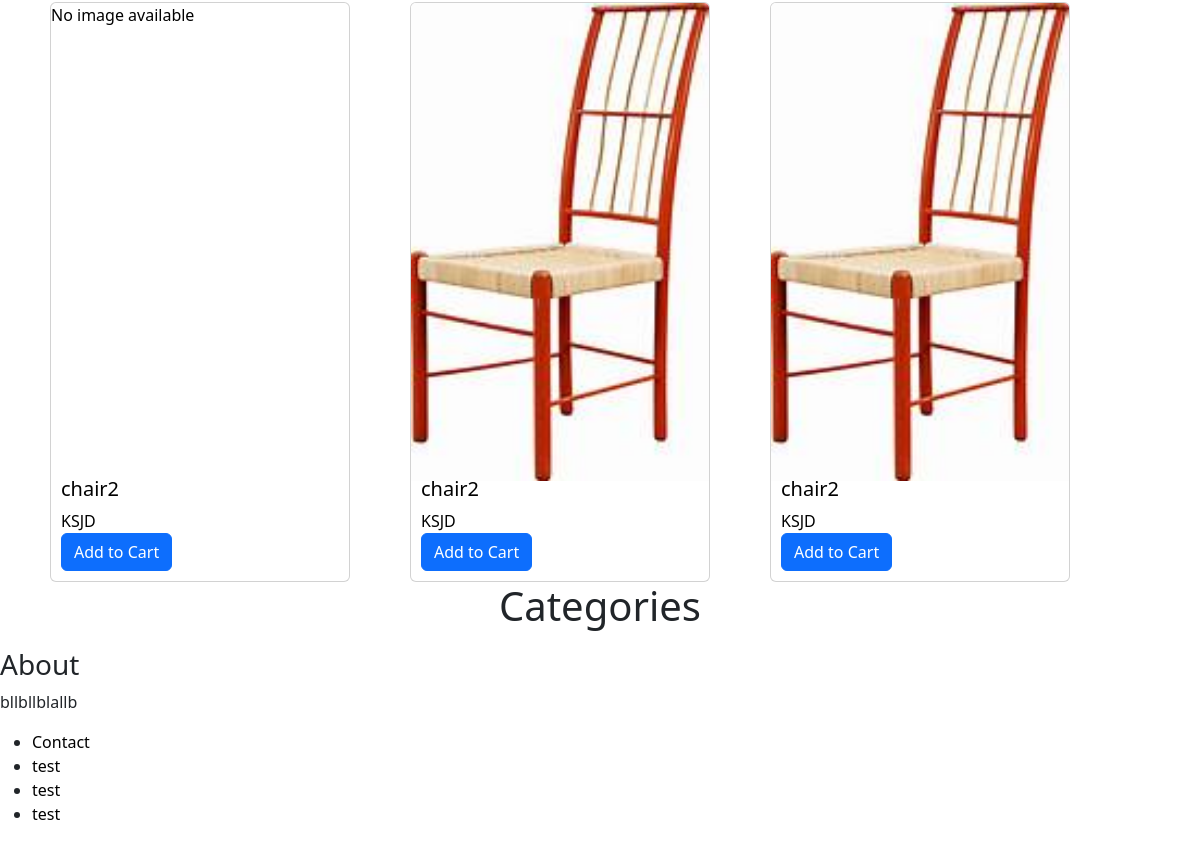
Before: /dashboard/ (signed in, lower part) with the older database file.
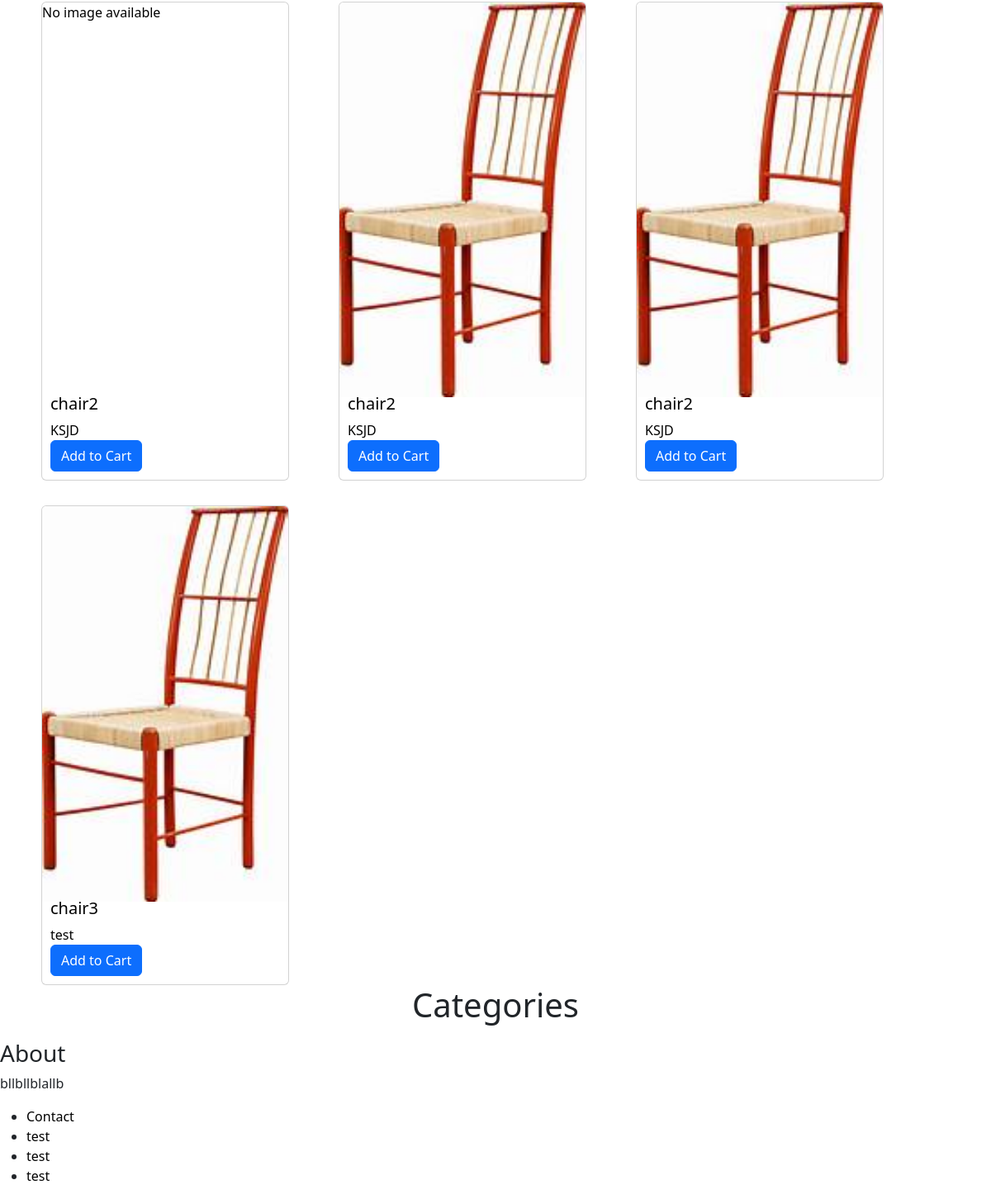
After: the same page with the newer database file.
### item/models.py (models this page shows, shortened)
class Item(models.Model):
    category = models.ForeignKey(Category, related_name='items',on_delete=models.CASCADE)
    name = models.CharField(max_length=255)
    description = models.TextField(blank=True,null=True)
    price = models.FloatField()
    image = models.ImageField(upload_to='item_images',blank=True,null=True)
    is_soled = models.BooleanField(default=False)
    created_by = models.ForeignKey(User, related_name = 'items',on_delete=models.CASCADE)
    created_at = models.DateTimeField(auto_now_add=True)

### dashboard/views.py (the view)
# urls.py: path('', views.index,name='index'),
@login_required
def index(request):
    items = Item.objects.filter(created_by=request.user)
    return render(request,'dashboard/index.html',{
        'items':items,
    })

### dashboard/templates/dashboard/index.html (shortened to what this page needs)
 {% extends "core/base.html" %}
{% block content %}
  <section class="products">
        <div class="item-container">
            {% for item in items %}
            <a href="{% url 'item:detail' item.id %}">
            <div class="card" >
                {% if item.image %}
                    <img src="{{ item.image.url }}" class="card-img-top" alt="cartItem">
                {% else %}
                    <p>No image available</p>
                {% endif %}
                <div class="card-body">
                    <h5 class="card-title">{{item.name}}</h5>
                    <p class="card-text">{{item.description}}</p>
                    <a href="#" class="btn btn-primary">Add to Cart</a>
                </div>
            </div>
            {% endfor  %}
        </div>
        <h2> Categories</h2>
  </section>
{% endblock content %}

Changed rows visible on the page:
added Item: image (picture), name "chair3", description "test"
